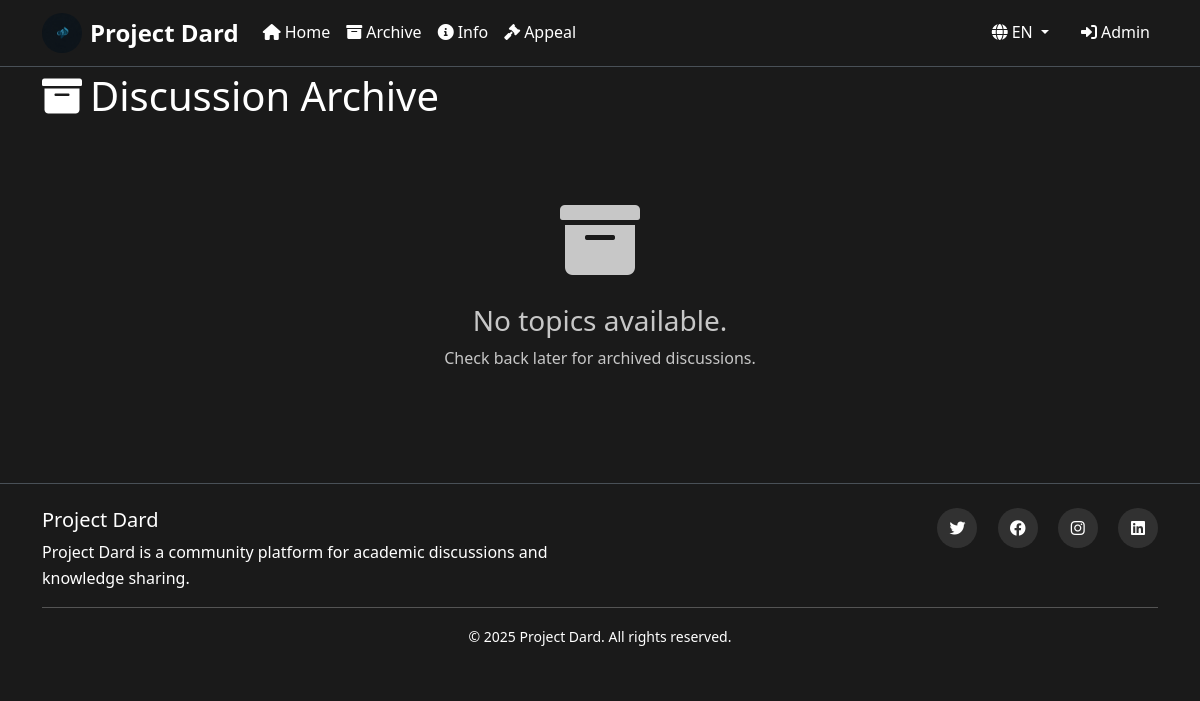
Page /archive on the earlier database version.
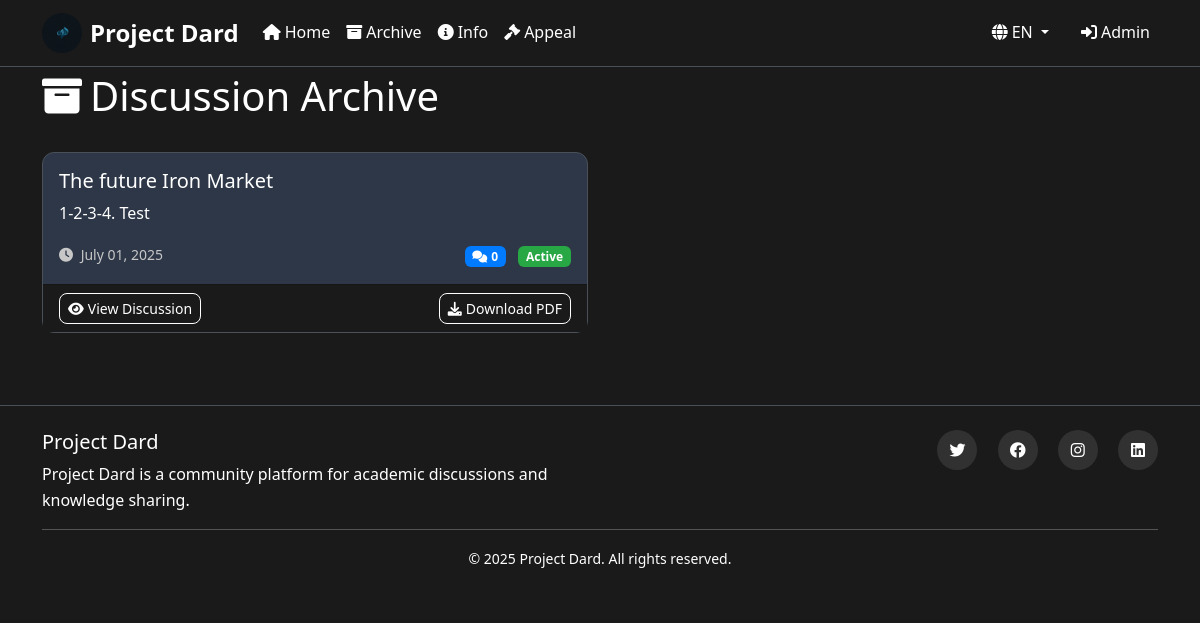
Same page on the later database version.
### models.py (models this page shows)
class WeeklyTopic(db.Model):
    id = db.Column(db.Integer, primary_key=True)
    title_en = db.Column(db.Text, nullable=False)
    title_fa = db.Column(db.Text)
    content_en = db.Column(db.Text, nullable=False)
    content_fa = db.Column(db.Text)
    created_at = db.Column(db.DateTime, default=datetime.utcnow)
    is_active = db.Column(db.Boolean, default=True)
    admin_id = db.Column(db.Integer, db.ForeignKey('admin.id'), nullable=False)
    comments = db.relationship('Comment', backref='topic', lazy=True)

### routes.py (the view)
@app.route('/archive')
def archive():
    page = request.args.get('page', 1, type=int)
    per_page = 10
    topics = WeeklyTopic.query.order_by(WeeklyTopic.created_at.desc())\
                             .paginate(page=page, per_page=per_page, error_out=False)
    return render_template('archive.html', topics=topics)

### routes.py (called while the page is built)
@app.before_request
def before_request():
    if 'language' not in session:
        session['language'] = 'en'
    track_visitor()

@app.context_processor
def inject_globals():
    return {
        'get_text': get_text,
        'current_language': session.get('language', 'en'),
        'supported_languages': get_supported_languages()
    }

### translations.py (called while the page is built)
def get_text(key, language=None):
    if language is None:
        language = session.get('language', 'en')
    return translations.get(language, {}).get(key, translations['en'].get(key, key))

def get_supported_languages():
    return list(translations.keys())

### utils.py (called while the page is built)
def get_client_ip():
    if request.environ.get('HTTP_X_FORWARDED_FOR'):
        return request.environ['HTTP_X_FORWARDED_FOR'].split(',')[0].strip()
    elif request.environ.get('HTTP_X_REAL_IP'):
        return request.environ['HTTP_X_REAL_IP']
    else:
        return request.environ.get('REMOTE_ADDR', 'unknown')

def track_visitor():
    ip_address = get_client_ip()
    user_agent = request.headers.get('User-Agent', '')
    page_visited = request.endpoint or 'unknown'
    visitor = Visitor(
        ip_address=ip_address,
        user_agent=user_agent,
        page_visited=page_visited
    )
    try:
        db.session.add(visitor)
        db.session.commit()
    except Exception:
        db.session.rollback()

### templates/archive.html (shortened to what this page needs)
{% extends "base.html" %}
{% block content %}
<div class="row">
    <div class="col-12">
        <div class="d-flex justify-content-between align-items-center mb-4">
            <h1>
                <i class="fas fa-archive me-2"></i>{{ get_text('discussion_archive') }}
            </h1>
        </div>
        {% if topics.items %}
        <div class="row">
            {% for topic in topics.items %}
            <div class="col-md-6 mb-4">
                <div class="card bg-secondary h-100">
                    <div class="card-body">
                        <h5 class="card-title">
                            {{ topic.title_fa if current_language == 'fa' and topic.title_fa else topic.title_en }}
                        </h5>
                        <div class="card-text mb-3">
                            {{ (topic.content_fa if current_language == 'fa' and topic.content_fa else topic.content_en) | truncate(150) | safe }}
                        </div>
                        <div class="d-flex justify-content-between align-items-center">
                            <small class="text-muted">
                                <i class="fas fa-clock me-1"></i>
                                {{ topic.created_at.strftime('%B %d, %Y') }}
                            </small>
                            <div>
                                <span class="badge bg-primary me-2">
                                    <i class="fas fa-comments me-1"></i>{{ topic.comments | length }}
                                </span>
                                {% if topic.is_active %}
                                <span class="badge bg-success">Active</span>
                                {% endif %}
                            </div>
                        </div>
                    </div>
                    <div class="card-footer bg-dark">
                        <div class="d-flex justify-content-between">
                            <a href="{{ url_for('home') }}#topic-{{ topic.id }}" class="btn btn-sm btn-outline-primary">
                                <i class="fas fa-eye me-1"></i>View Discussion
                            </a>
                            <a href="{{ url_for('download_discussion', topic_id=topic.id) }}" class="btn btn-sm btn-outline-success">
                                <i class="fas fa-download me-1"></i>{{ get_text('download_pdf') }}
                            </a>
                        </div>
                    </div>
                </div>
            </div>
            {% endfor %}
        </div>
        {% else %}
        <div class="text-center py-5">
            <i class="fas fa-archive fa-5x text-muted mb-4"></i>
            <h3 class="text-muted">{{ get_text('no_topics') }}</h3>
            <p class="text-muted">Check back later for archived discussions.</p>
        </div>
        {% endif %}
    </div>
</div>
{% endblock %}

### templates/base.html (shortened to what this page needs)
<!DOCTYPE html>
<html lang="{{ current_language }}" dir="{{ 'rtl' if current_language == 'fa' else 'ltr' }}">
<head>
    <link href="https://cdn.jsdelivr.net/npm/bootstrap@5.3.0/dist/css/bootstrap.min.css" rel="stylesheet">
    <link href="https://cdnjs.cloudflare.com/ajax/libs/font-awesome/6.0.0/css/all.min.css" rel="stylesheet">
    <link href="{{ url_for('static', filename='css/style.css') }}" rel="stylesheet">
</head>
<body class="bg-dark text-light">
    <nav class="navbar navbar-expand-lg navbar-dark bg-dark fixed-top">
        <div class="container">
            <a class="navbar-brand d-flex align-items-center" href="{{ url_for('home') }}">
                <img src="{{ url_for('static', filename='images/logo.jpg') }}" alt="Project Dard" width="40" height="40" class="me-2 rounded-circle">
                <span class="fw-bold">Project Dard</span>
            </a>
            <div class="collapse navbar-collapse" id="navbarNav">
                <ul class="navbar-nav me-auto">
                    <li class="nav-item">
                        <a class="nav-link" href="{{ url_for('home') }}">
                            <i class="fas fa-home me-1"></i>{{ get_text('home') }}
                        </a>
                    </li>
                    <li class="nav-item">
                        <a class="nav-link" href="{{ url_for('archive') }}">
                            <i class="fas fa-archive me-1"></i>{{ get_text('archive') }}
                        </a>
                    </li>
                    <li class="nav-item">
                        <a class="nav-link" href="{{ url_for('info') }}">
                            <i class="fas fa-info-circle me-1"></i>{{ get_text('info') }}
                        </a>
                    </li>
                    <li class="nav-item">
                        <a class="nav-link" href="{{ url_for('appeal') }}">
                            <i class="fas fa-gavel me-1"></i>{{ get_text('appeal') }}
                        </a>
                    </li>
                </ul>
                <div class="navbar-nav me-3">
                    <div class="nav-item dropdown">
                        <a class="nav-link dropdown-toggle" href="#" role="button" data-bs-toggle="dropdown">
                            <i class="fas fa-globe me-1"></i>{{ current_language.upper() }}
                        </a>
                    </div>
                </div>
                <div class="navbar-nav">
                    {% if current_user.is_authenticated %}
                        <a class="nav-link" href="{{ url_for('admin_dashboard') }}">
                            <i class="fas fa-cog me-1"></i>{{ get_text('dashboard') }}
                        </a>
                        <a class="nav-link" href="{{ url_for('admin_logout') }}">
                            <i class="fas fa-sign-out-alt me-1"></i>{{ get_text('logout') }}
                        </a>
                    {% else %}
                        <a class="nav-link" href="{{ url_for('admin_login') }}">
                            <i class="fas fa-sign-in-alt me-1"></i>{{ get_text('admin') }}
                        </a>
                    {% endif %}
                </div>
            </div>
        </div>
    </nav>
    <main class="container mt-5 pt-4">
        {% block content %}{% endblock %}
    </main>
    <footer class="bg-dark text-light py-4 mt-5">
        <div class="container">
            <div class="row">
                <div class="col-md-6">
                    <h5>Project Dard</h5>
                    <p class="mb-0">{{ get_text('platform_description') }}</p>
                </div>
                <div class="col-md-6 text-md-end">
                    <div class="social-links">
                        <a href="#" class="text-light me-3"><i class="fab fa-twitter"></i></a>
                        <a href="#" class="text-light me-3"><i class="fab fa-facebook"></i></a>
                        <a href="#" class="text-light me-3"><i class="fab fa-instagram"></i></a>
                        <a href="#" class="text-light"><i class="fab fa-linkedin"></i></a>
                    </div>
                </div>
            </div>
            <hr class="my-3">
            <div class="text-center">
                <small>&copy; 2025 Project Dard. All rights reserved.</small>
            </div>
        </div>
    </footer>
</body>
</html>

### static/css/style.css (style rules this page uses)
:root { --primary-color: #007bff; --secondary-color: #6c757d; --dark-color: #212529; --light-color: #f8f9fa; --border-color: #495057; }
body { font-family: 'Segoe UI', Tahoma, Geneva, Verdana, sans-serif; background-color: #121212; color: #ffffff !important; line-height: 1.6; }
.bg-dark { background-color: #1a1a1a !important; }
.bg-secondary { background-color: #2d3748 !important; }
.text-light { color: #ffffff !important; }
h1, h2, h3, h4, h5, h6, p, span, div, a, label, small, strong, li, td, th { color: #ffffff !important; }
a { color: #ffffff !important; text-decoration: none; }
.text-muted { color: #c7c7c7 !important; }
.card-title, .card-text, .card-body { color: #ffffff !important; }
footer, footer * { color: #ffffff !important; }
.social-links a { color: #ffffff !important; }
.navbar { border-bottom: 1px solid var(--border-color); backdrop-filter: blur(10px); }
.navbar-brand { font-weight: 700; font-size: 1.5rem; color: #ffffff !important; }
.navbar-nav .nav-link { color: #ffffff !important; }
.card { border: 1px solid var(--border-color); border-radius: 12px; transition: transform 0.2s ease-in-out, box-shadow 0.2s ease-in-out; }
.btn { border-radius: 8px; font-weight: 500; transition: all 0.2s ease-in-out; color: #ffffff !important; }
.btn-outline-primary, .btn-outline-success, .btn-outline-warning, .btn-outline-danger, .btn-outline-info { color: #ffffff !important; border-color: currentColor !important; }
.badge { color: #ffffff !important; }
.badge.bg-primary { background-color: #007bff !important; }
.badge.bg-success { background-color: #28a745 !important; }
footer { border-top: 1px solid var(--border-color); margin-top: auto; }
.social-links a { display: inline-block; width: 40px; height: 40px; line-height: 40px; text-align: center; border-radius: 50%; background-color: rgba(255, 255, 255, 0.1); transition: all 0.2s ease-in-out; }
html { scroll-behavior: smooth; }

Differences in the rows shown:
added WeeklyTopic: title_en "The future Iron Market", content_en "1-2-3-4. Test", created_at "July 01, 2025", comments|length "0", is_active "Active", get_text "Download PDF"
Other differences:
{{ get_text('no_topics') }}: "No topics available." → (not shown)
text no longer shown: "Check back later for archived discussions."
